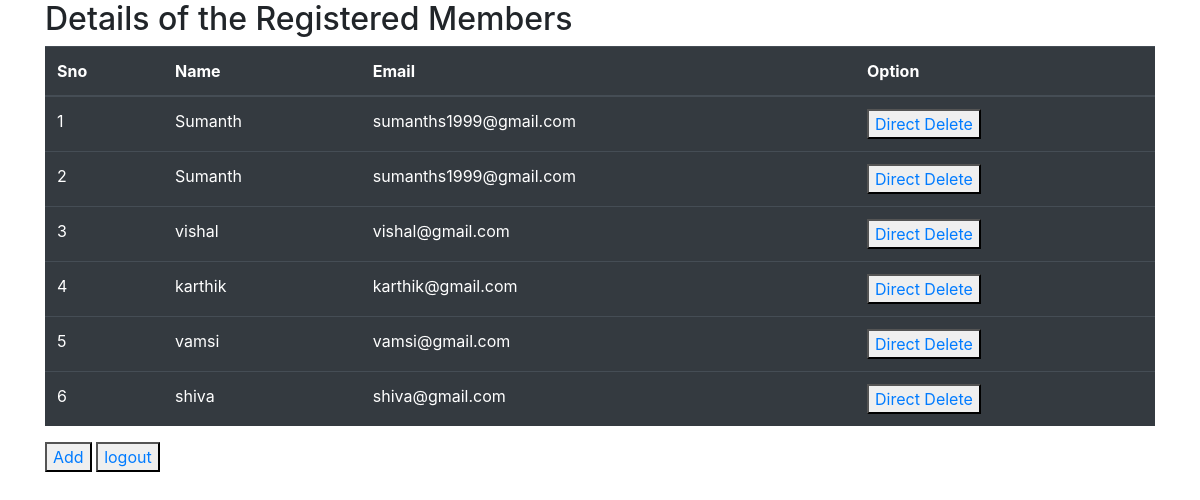
The page /show2 on the database its author committed.
### db.py (models this page shows)
class User(Base,UserMixin):
    __tablename__='loginTable'
    id=Column(Integer,primary_key=True)
    name=Column(String(30))
    email=Column(String(40))
    password=Column(String(15),nullable=False)

### db1.py (the view)
@app.route('/show2')
def showData2():
    login_cred=session.query(User).all()#register class
    return render_template('show.html',reg=login_cred)

### templates/show.html (shortened to what this page needs)
<!DOCTYPE html>
<html lang="en">
<head>
  <link rel="stylesheet" href="https://maxcdn.bootstrapcdn.com/bootstrap/4.3.1/css/bootstrap.min.css">
</head>
<body>
<div class="container">
  <h2>Details of the Registered Members</h2>
  <table class="table table-dark table-hover">
    <thead>
      <tr>
		  <th>Sno</th>
        <th>Name</th>
        <th>Email</th>
        <th>Option</th>
      </tr>
    </thead>
    <tbody>
    {%for i in reg%}
      <tr>
        <td>{{i.id}}</td>
        <td>{{i.name}}</td>
		  <td>{{i.email}}</td>
			<td><button><a href="{{url_for('delete',register_id=i.id)}}">Direct Delete</a></button></td>
      </tr>
      {%endfor%}
    </tbody>
  </table>
<button><a href="{{url_for('form')}}">Add</a></button>
<button><a href="{{url_for('logout')}}">logout</a></button>
</div>
</body>
</html>

### rows shown on the page
User: id "1", name "Sumanth", email "sumanths1999@gmail.com"
User: id "2", name "Sumanth", email "sumanths1999@gmail.com"
User: id "3", name "vishal", email "vishal@gmail.com"
User: id "4", name "karthik", email "karthik@gmail.com"
User: id "5", name "vamsi", email "vamsi@gmail.com"
User: id "6", name "shiva", email "shiva@gmail.com"
